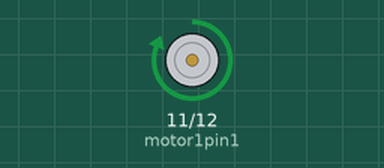
This sketch was run on a simulated Arduino Uno, built with avr-gcc and run on an emulated ATmega328P. Shown: motor-driver pin pairs drawn as motors (green arrow = first pin HIGH = forward, orange = second pin HIGH = backward, longer = more drive).

Above: at 0.3 s.
Timing chart, 0 to 3.2 s (numbered marks = the images above):
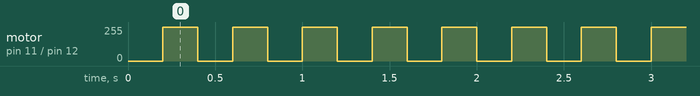

The sketch:

Solenoid.ino
```cpp
const int motor1pin1 = 11;
const int motor1pin2 = 12;


void setup()
{
  pinMode(motor1pin1, OUTPUT);
  pinMode(motor1pin2, OUTPUT);
  halt();
}

void loop()
{
  forward();
  halt();
}


void forward()
{
  digitalWrite(motor1pin1, HIGH);
  digitalWrite(motor1pin2, LOW);
  delay(200);
}
void halt()
{
  digitalWrite(motor1pin1, LOW);
  digitalWrite(motor1pin2, LOW);
  delay(200);
}
```

Measured:
- by itself, motor on pin 11 (motor1pin1) / pin 12 (motor1pin2): alternates forward 255/255 for 0.20 s and stopped for 0.20 s
